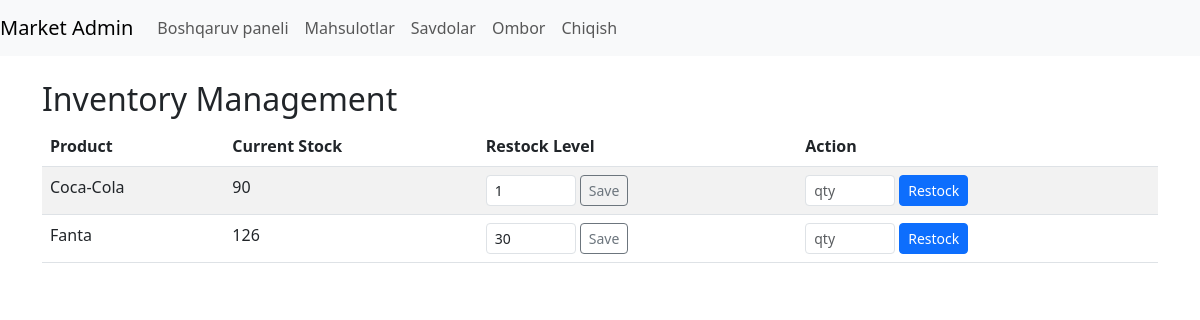
/market/admin_inventory/ (signed in), run on the app's committed database.
### apps/market/models.py (models this page shows, shortened)
class Product(models.Model):
    id = models.IntegerField(primary_key= True)
    product_name = models.CharField(max_length= 128)
    stock = models.PositiveIntegerField(default= 0)
    restock_level = models.PositiveIntegerField(default=20)
    barcode = models.CharField(max_length= 128, unique= True, blank= True)
    price = models.DecimalField(max_digits= 20, decimal_places= 2)
    cost = models.DecimalField(max_digits= 20, decimal_places= 2)
    description = models.TextField(blank=True)
    category = models.ForeignKey('Category', on_delete=models.SET_NULL, null=True, blank=True)
    market = models.ForeignKey(Market, on_delete=models.CASCADE)
    pr_created_at = models.DateTimeField(auto_now_add=True)
    pr_updated_at = models.DateTimeField(auto_now=True)

### apps/market/views.py (the view)
# urls.py: path('admin_inventory/', views.AdminInventory.as_view(), name= 'admin_inventory'),
class AdminInventory(LoginRequiredMixin, TemplateView):
    model = Product
    template_name = 'market/admin_inventory.html'
    def get_context_data(self, **kwargs):
        context = super().get_context_data(**kwargs)
        products = Product.objects.filter(market__owner=self.request.user)
        context["products"] = products
        return context

### apps/market/templates/market/admin_inventory.html (shortened to what this page needs)
<!DOCTYPE html>
<html lang="en">
<head>
    <link rel="stylesheet" href="https://cdn.jsdelivr.net/npm/bootstrap@5.3.0/dist/css/bootstrap.min.css">
</head>
<body>
    <nav class="navbar navbar-expand-lg navbar-light bg-light">
        <a class="navbar-brand" href="#">Market Admin</a>
        <div class="collapse navbar-collapse" id="navbarNav">
            <ul class="navbar-nav">
                <li class="nav-item active">
                    <a class="nav-link" href="{% url 'home_market' %}">Boshqaruv paneli</a>
                </li>
                <li class="nav-item">
                    <a class="nav-link" href="{% url 'admin_products' %}">Mahsulotlar</a>
                </li>
                <li class="nav-item">
                    <a class="nav-link" href = "{% url 'admin_sales' %}">Savdolar</a>
                </li>
                <li class="nav-item">
                    <a class="nav-link" href="{% url 'admin_inventory' %}">Ombor</a>
                </li>
                <li class="nav-item">
                    <a class="nav-link" href="{% url 'logout' %}">Chiqish</a>
                </li>
            </ul>
        </div>
    </nav>
    <div class="container mt-4">
        <h2>Inventory Management</h2>
        <table class="table table-striped">
            <thead>
                <tr>
                    <th>Product</th>
                    <th>Current Stock</th>
                    <th>Restock Level</th>
                    <th>Action</th>
                </tr>
            </thead>
<tbody>
{% for product in products %}
  <tr>
    <td>{{ product.product_name }}</td>
    <td>{{ product.stock }}</td>
    <td>
      <form action="{% url 'update_restock_level' product.pk %}" method="post" class="d-flex gap-1">
        <input  type="number"
                name="restock_level"
                value="{{ product.restock_level }}"
                min="1"
                class="form-control form-control-sm"
                style="max-width: 90px;">
        <button class="btn btn-sm btn-outline-secondary">Save</button>
      </form>
    </td>
    <td>
      <form action="{% url 'restock_product' product.pk %}" method="post" class="d-flex gap-1">
        <input type="number"
               name="quantity"
               min="1"
               placeholder="qty"
               class="form-control form-control-sm"
               style="max-width: 90px;">
        <button class="btn btn-sm btn-primary">Restock</button>
      </form>
    </td>
  </tr>
{% empty %}
  <tr><td colspan="4" class="text-center">Mahsulot topilmadi.</td></tr>
{% endfor %}
</tbody>
        </table>
    </div>
</body>
</html>

### data on the page
Product: product_name "Coca-Cola", stock "90", restock_level "1"
Product: product_name "Fanta", stock "126", restock_level "30"
